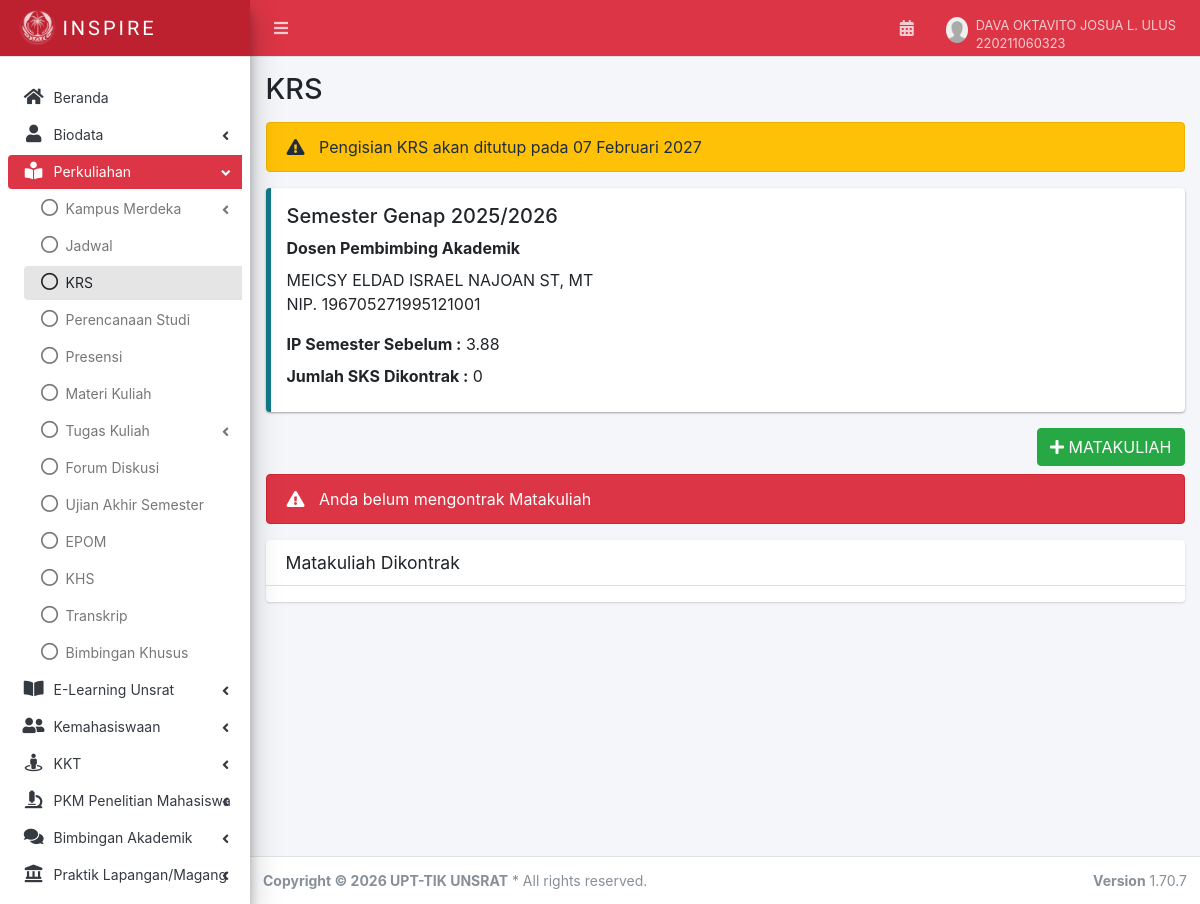
Screenshot of /krs.php (signed in) with the database file from the repository.
### tables this page shows
CREATE TABLE `users` (
  `id` int NOT NULL,
  `nim` varchar(20) NOT NULL,
  `password` varchar(255) NOT NULL,
  `nama` varchar(100) NOT NULL,
  `email` varchar(100) DEFAULT NULL,
  `tempat_lahir` varchar(100) DEFAULT NULL,
  `tanggal_lahir` date DEFAULT NULL,
  `tanggal_masuk` date DEFAULT '2022-08-01',
  `foto_profil` varchar(255) DEFAULT 'assets/images/user_default.png',
  `semester` int DEFAULT '1',
  `tahun_akademik` varchar(20) DEFAULT '2025/2026',
  `periode` varchar(10) DEFAULT 'Gasal',
  `status` varchar(50) DEFAULT 'Aktif',
  `status_pddikti` varchar(50) DEFAULT 'Aktif',
  `angkatan` varchar(4) DEFAULT NULL,
  `fakultas` varchar(100) DEFAULT NULL,
  `prodi` varchar(100) DEFAULT NULL,
  `jenjang` varchar(10) DEFAULT NULL,
  `pembimbing_akademik` varchar(100) DEFAULT NULL,
  `nip_pembimbing` varchar(30) DEFAULT NULL,
  `masa_studi` int DEFAULT '1',
  `sisa_masa_studi` int DEFAULT '14',
  `ipk` decimal(3,2) DEFAULT '0.00',
  `ip_semester` decimal(3,2) DEFAULT '0.00',
  `sks_lulus` int DEFAULT '0',
  `sks_diambil` int DEFAULT '0',
  `has_academic_warning` tinyint(1) DEFAULT '0',
  `warning_message` text,
  `created_at` timestamp NULL DEFAULT CURRENT_TIMESTAMP,
  `updated_at` timestamp NULL DEFAULT CURRENT_TIMESTAMP ON UPDATE CURRENT_TIMESTAMP
);

### krs.php (the view, shortened to what this page needs)
<?php
include 'config/database.php';
include 'layout/header.php';
$user_data = [];
$stmt = $conn->prepare("SELECT * FROM users WHERE nim = ?");
$stmt->bind_param("s", $nim);
$stmt->execute();
$result = $stmt->get_result();
if ($result && $result->num_rows > 0) {
    $user_data = $result->fetch_assoc();
}
$krs_list = [];
$total_sks = 0;
$ip_sebelum = (float) ($user_data['ip_semester'] ?? 0);
$krs_deadline = new DateTime('2027-02-07 23:59:59');
$krs_sudah_tutup = (new DateTime() > $krs_deadline);
?>
<div class="content-wrapper" style="min-height: 799.031px;">
    <div class="content-header">
        <div class="container-fluid"><h1>KRS</h1></div>
    </div>
    <div class="content">
        <div class="container-fluid">
            <div class="row">
                <div class="col-12">
                    <?php if ($krs_sudah_tutup): ?>
                    <div class="alert alert-danger">
                        <span>
                            <i class="icon fas fa-exclamation-triangle"></i>
                            Pengisian KRS sudah ditutup pada 07 Februari 2027
                        </span>
                    </div>
                    <?php else: ?>
                    <div class="alert alert-warning">
                        <span>
                            <i class="icon fas fa-exclamation-triangle"></i>
                            Pengisian KRS akan ditutup pada 07 Februari 2027
                        </span>
                    </div>
                    <?php endif; ?>
                </div>
            </div>
            <div class="row">
                <div class="col-md-12 col-sm-12 col-xs-12">
                    <div class="callout callout-info">
                        <h5>Semester Genap 2025/2026</h5>
                        <label>Dosen Pembimbing Akademik</label>
                        <p>
                            <?php echo htmlspecialchars($user_data['pembimbing_akademik'] ?? '-', ENT_QUOTES, 'UTF-8'); ?> <br>
                            NIP. <?php echo htmlspecialchars($user_data['nip_pembimbing'] ?? '-', ENT_QUOTES, 'UTF-8'); ?>
                        </p>
                        <label>IP Semester Sebelum : </label> <?php echo $ip_sebelum; ?> <br>
                        <label>Jumlah SKS Dikontrak : </label> <?php echo $total_sks; ?>
                    </div>
                </div>
            </div>
            <?php if (!$krs_sudah_tutup): ?>
            <div class="row mb-2">
                <div class="col-12 text-right">
                    <button type="button" class="btn btn-success" data-toggle="modal" data-target="#modal-lihat-kelas">
                        <i class="fas fa-plus"></i> MATAKULIAH
                    </button>
                </div>
            </div>
            <?php endif; ?>
            <?php if (count($krs_list) > 0): ?>
            <div class="row">
                <div class="col-12">
                    <div class="alert alert-warning">
                        <span>
                            <i class="icon fas fa-exclamation-triangle"></i>
                            KRS anda masih sebagai draf. Jika sudah selesai kontrak KRS, klik tombol AJUKAN KRS untuk mendapat persetujuan Dosen Pembimbing Akademik.
                        </span>
                    </div>
                </div>
            </div>
            <?php else: ?>
            <div class="row">
                <div class="col-12">
                    <div class="alert alert-danger">
                        <span>
                            <i class="icon fas fa-exclamation-triangle"></i>
                            Anda belum mengontrak Matakuliah
                        </span>
                    </div>
                </div>
            </div>
            <?php endif; ?>
            <div class="row">
                <div class="col-12">
                    <div class="card card-solid">
                        <div class="card-header">
                            <h3 class="card-title">Matakuliah Dikontrak</h3>
                        </div>
                        <div class="card-body pb-0">
                        </div>
                    </div>
                </div>
            </div>
        </div>
    </div>
</div>
<?php include 'layout/footer.php'; ?>

### rows the page displays
users: pembimbing_akademik "MEICSY ELDAD ISRAEL NAJOAN ST, MT", nip_pembimbing "196705271995121001", ip_semester "3.88"

### other values shown
$nama "DAVA OKTAVITO JOSUA L. ULUS"
$nim "220211060323"
$total_sks "0"
